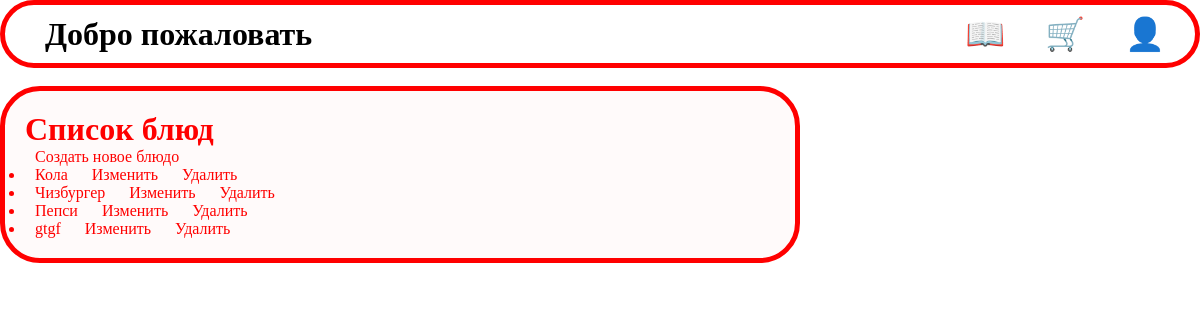
Screenshot of /kfc/main/dishes/ with the database file from the repository.
### main/models.py (models this page shows, shortened)
class Dish(mod.Model):
    name = mod.CharField(verbose_name="Name", max_length=70)
    slug = mod.CharField("Slug", max_length=90)
    description = mod.TextField("Description")
    price = mod.IntegerField('Price')
    category = mod.ForeignKey(Category, on_delete=mod.CASCADE)
    picture = mod.ImageField('Picture',
                             upload_to='items/',
                             default='items/images.jpg',
                             validators=[FileExtensionValidator(allowed_extensions=['png', 'jpg']), ],
                             )

### main/views.py (the view)
# urls.py: path('dishes/', DishListView.as_view(), name='dish_list'),  # Список блюд
class DishListView(ListView):
    model = Dish
    template_name = 'dish_list.html'

### templates/dish_list.html (shortened to what this page needs)
{% extends 'base.html' %}
{% load static %}
{% block style %}
<link rel="stylesheet" href="{% static 'css/style.css' %}">
{% endblock %}
{% block content %}
<div class="container">
<h1>Список блюд</h1>
<a href="{% url 'dish_create' %}">Создать новое блюдо</a>
<ul>
    {% for dish in object_list %}
    <li>
        <a href="{% url 'dish_detail' dish.pk %}">{{ dish.name }}</a>
        <a href="{% url 'dish_update' dish.pk %}">Изменить</a>
        <a href="{% url 'dish_delete' dish.pk %}">Удалить</a>
    </li>
    {% endfor %}
</ul>
</div>
{% endblock %}

### static/css/style.css (style rules this page uses)
body { align-items: center; }
.container { background-color: snow; color: red; padding: 10px; border: 5px solid ; border-color: red; border-radius: 40px; padding: 20px; width: 80%; max-width: 800px; }
a { color: red; text-decoration: none; margin: 0 10px; }

### static/css/head.css (style rules this page uses)
* { margin: 0; padding: 0; box-sizing: border-box; }

### rows the page displays
Dish: name "Кола"
Dish: name "Чизбургер"
Dish: name "Пепси"
Dish: name "gtgf"
